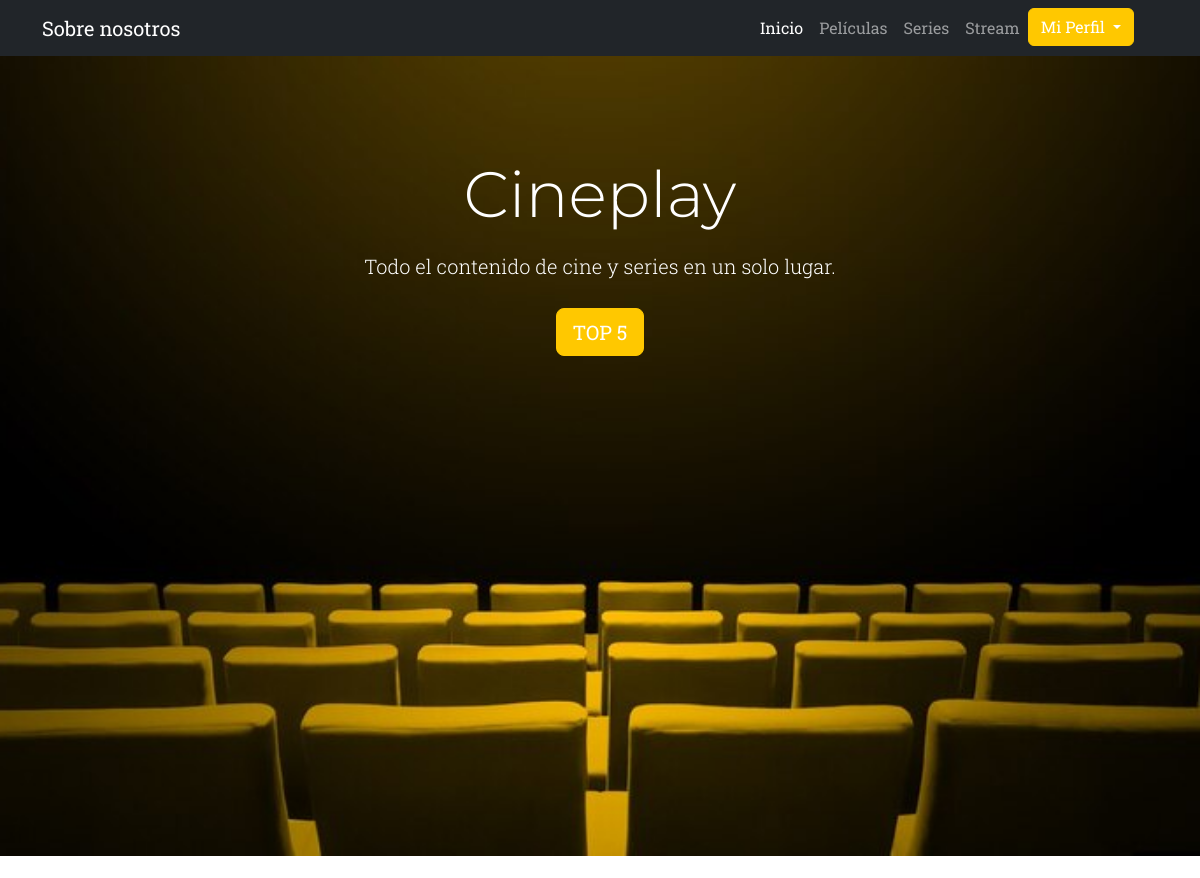
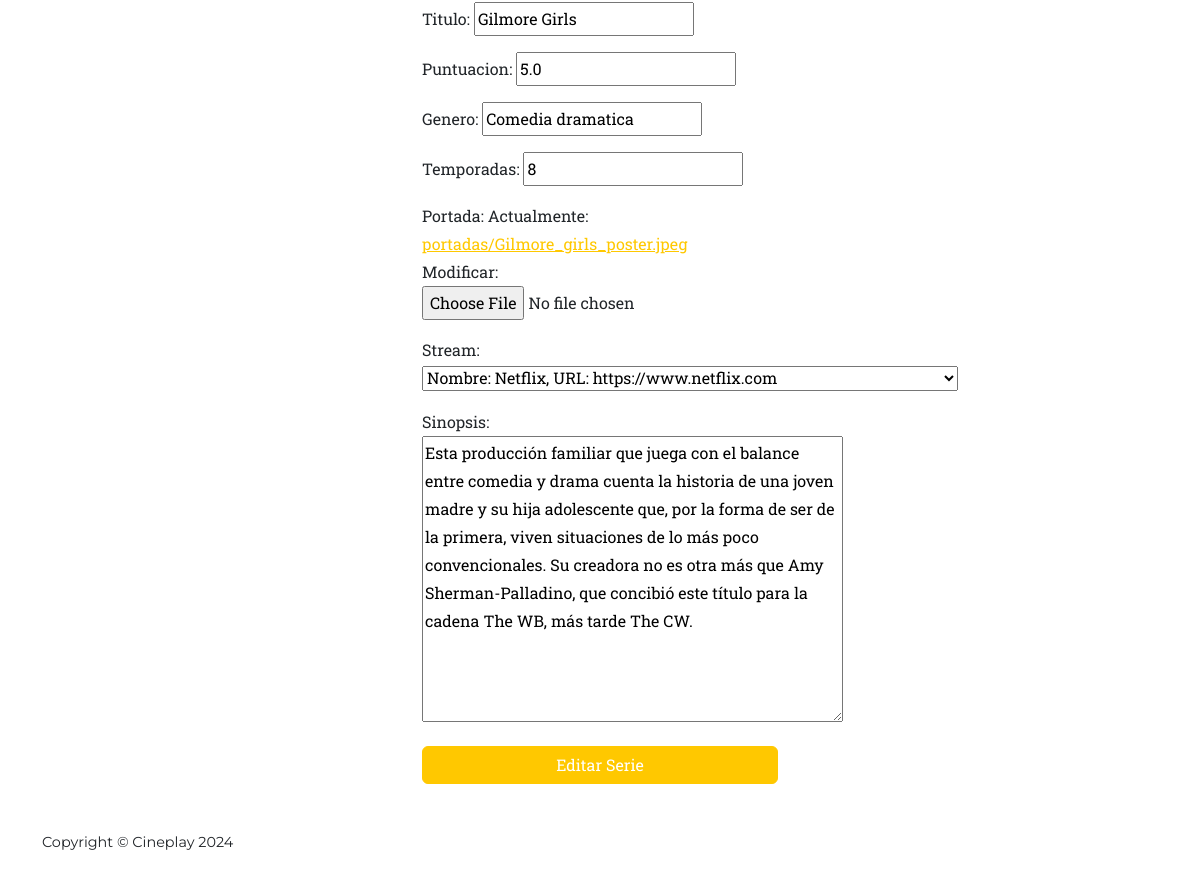
The app's page /editar-serie/6 (signed in) with its own data (2 pictures, top to bottom).
### app_play/models.py (models this page shows, shortened)
class Serie(models.Model):
    titulo = models.CharField(max_length=100)
    puntuacion = models.FloatField(default=0.0)
    genero = models.CharField(max_length=100)
    temporadas = models.IntegerField()
    portada = models.ImageField(upload_to='portadas/', default='portadas/default_portada.jpg')
    stream = models.ForeignKey('Stream', on_delete=models.CASCADE)
    sinopsis = models.TextField(blank=True, null=True)

### app_play/views.py (the view)
# urls.py: path('editar-serie/<int:id>' , views.editar_serie,name='editar_serie'),
@login_required
def editar_serie(request, id):
    serie = get_object_or_404(Serie, id=id)
    if request.method == 'POST':
        form = SerieFormulario(request.POST, request.FILES, instance=serie)
        if form.is_valid():
            form.save()
            return redirect('detalle_serie', id=serie.id)
    else:
        form = SerieFormulario(instance=serie)
    return render(request, 'app_play/forms/serie-editar.html', {'edit': form})

### app_play/forms.py
class SerieFormulario(forms.ModelForm):
    class Meta:
        model = Serie
        fields = ['titulo', 'puntuacion', 'genero', 'temporadas', 'portada', 'stream', 'sinopsis']

### app_play/models.py (called while the page is built)
    def __str__(self):
        return f"Nombre: {self.nombre}, URL: {self.url}"

### app_play/templates/app_play/forms/serie-editar.html (shortened to what this page needs)
{% extends 'app_play/base.html' %}
{% load static %}
{% block content %}
<div class="container my-4">
    <div class="row justify-content-center">
        <div class="col-4">
            <form action="" method="POST" enctype="multipart/form-data">
                {{edit.as_p}}
                <button type="submit" class="btn btn-primary w-100">Editar Serie</button>
            </form>
        </div>
    </div>
</div>
{% endblock %}

### records on screen
Serie: titulo "Gilmore Girls", puntuacion "5.0", genero "Comedia dramatica", temporadas "8", stream "Nombre: Netflix, URL: https://www.netflix.com", sinopsis "Esta producción familiar que juega con el balance entre comedia y drama cuenta la historia de una joven madre y su hija adolescente que, por la forma de ser de la primera, viven situaciones de lo más poco convencionales. Su creadora no es otra más que Amy Sherman-Palladino, que concibió este título para la cadena The WB, más tarde The CW."
